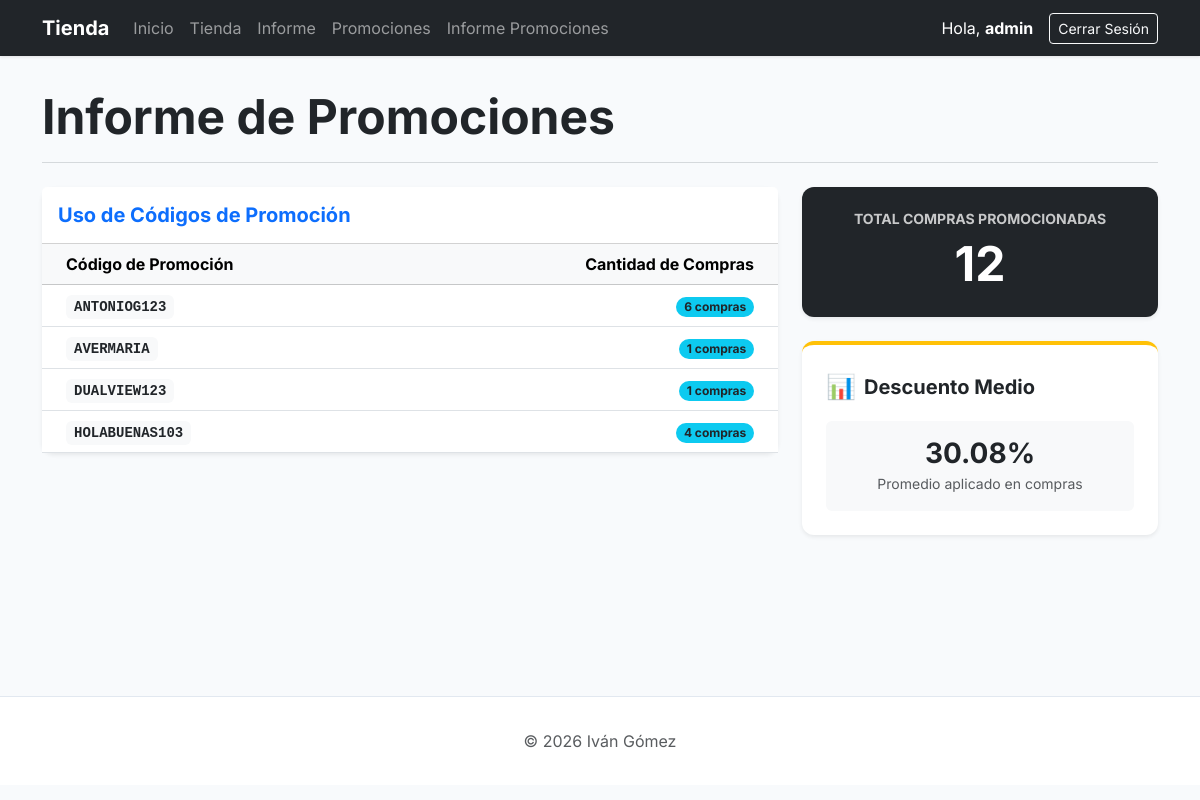
The page /tienda/admin/promociones/informes (signed in) on the database its author committed.
### core/models.py (models this page shows, shortened)
class UsuarioTienda(AbstractUser):
    vip = models.BooleanField(default=False)
    saldo = models.DecimalField(decimal_places=2, max_digits=4, null=True)

class Promocion(models.Model):
    nombre = models.CharField(max_length=50)
    codigo = models.CharField(max_length=20, unique=True)
    descuento = models.IntegerField()
    fecha_inicio = models.DateField(auto_now_add=True)
    fecha_fin = models.DateField()

### core/views.py (the view)
# urls.py: path('tienda/admin/promociones/informes', ver_informe_promociones, name='informe_promociones')
def ver_informe_promociones(request):
    query = Promocion.objects.annotate(Count('compras'))
    total_promos = Promocion.objects.aggregate(Count('compras'))
    media_compras_promo = Promocion.objects.aggregate(Avg('compras__promocion__descuento'))
    return render(request, 'core/informe_promociones.html', {'promociones':query, 'total':total_promos, 'descuento_medio':media_compras_promo})

### core/templates/core/informe_promociones.html (shortened to what this page needs)
{% extends 'core/base.html' %}
{% block tittle_section %}Informe de Promociones{% endblock %}
{% block content %}
<div class="row g-4">
    <div class="col-lg-8">
        <div class="card shadow-sm border-0">
            <div class="card-header bg-white py-3">
                <h5 class="card-title mb-0 fw-bold text-primary">Uso de Códigos de Promoción</h5>
            </div>
            <div class="table-responsive">
                <table class="table table-hover align-middle mb-0">
                    <thead class="table-light">
                        <tr>
                            <th scope="col" class="ps-4">Código de Promoción</th>
                            <th scope="col" class="text-end pe-4">Cantidad de Compras</th>
                        </tr>
                    </thead>
                    <tbody>
                        {% for promocion in promociones %}
                        <tr>
                            <td class="ps-4">
                                <code class="fw-bold text-dark bg-light px-2 py-1 rounded">{{promocion.codigo}}</code>
                            </td>
                            <td class="text-end pe-4">
                                <span class="badge rounded-pill bg-info text-dark">
                                    {{promocion.compras__count}} compras
                                </span>
                            </td>
                        </tr>
                        {% endfor %}
                    </tbody>
                </table>
            </div>
        </div>
    </div>
    <div class="col-lg-4">
        <div class="card shadow-sm border-0 mb-4 bg-dark text-white">
            <div class="card-body p-4 text-center">
                <h6 class="text-uppercase opacity-75 small fw-bold mb-2">Total Compras Promocionadas</h6>
                <h2 class="display-5 fw-bold mb-0">{{total.compras__count}}</h2>
            </div>
        </div>
        <div class="card shadow-sm border-0 border-top border-warning border-4">
            <div class="card-body p-4">
                <div class="d-flex align-items-center mb-3">
                    <span class="fs-4 me-2">📊</span>
                    <h5 class="fw-bold mb-0">Descuento Medio</h5>
                </div>
                <div class="bg-light p-3 rounded text-center">
                    <h3 class="text-dark fw-bold mb-0">
                        {{descuento_medio.compras__promocion__descuento__avg|floatformat:2}}%
                    </h3>
                    <small class="text-muted">Promedio aplicado en compras</small>
                </div>
            </div>
        </div>
    </div>
</div>
{% endblock %}

### core/templates/core/base.html (shortened to what this page needs)
<!DOCTYPE html>
<html lang="es">
<head>
    <link href="https://cdn.jsdelivr.net/npm/bootstrap@5.3.2/dist/css/bootstrap.min.css" rel="stylesheet">
</head>
<body>
    <nav class="navbar navbar-expand-lg navbar-dark bg-dark sticky-top">
        <div class="container">
            <a class="navbar-brand fw-bold" href="{% url 'ver_producto' %}">Tienda</a>
            <div class="collapse navbar-collapse" id="navbarNav">
                <ul class="navbar-nav me-auto">
                    <li class="nav-item"><a class="nav-link" href="{% url 'ver_producto' %}">Inicio</a></li>
                    <li class="nav-item"><a class="nav-link" href="{% url 'ver_producto_tienda' %}">Tienda</a></li>
                    <li class="nav-item"><a class="nav-link" href="{% url 'informes' %}">Informe</a></li>
                    <li class="nav-item"><a class="nav-link" href="{% url 'ver_promociones' %}">Promociones</a></li>
                    <li class="nav-item"><a class="nav-link" href="{% url 'informe_promociones' %}">Informe Promociones</a></li>
                </ul>
                <div class="d-flex align-items-center">
                    {% if user.is_authenticated %}
                        <span class="navbar-text me-3 text-white">Hola, <strong>{{user.username}}</strong></span>
                        <form action="{% url 'logout' %}" method="post" class="m-0">
                            <button type="submit" class="btn btn-outline-light btn-sm">Cerrar Sesión</button>
                        </form>
                    {% else %}
                        <a href="{% url 'login' %}" class="btn btn-primary btn-sm me-3">Iniciar sesión</a>
                        <a href="{% url 'register' %}" class="btn btn-primary btn-sm">Registrarse</a>
                    {% endif %}
                </div>
            </div>
        </div>
    </nav>
    <main class="container main-container">
        <header class="mb-4">
            <h1 class="display-5 fw-bold text-dark">{% block tittle_section %}{% endblock %}</h1>
            <hr class="text-secondary opacity-25">
        </header>
        {% block content %}{% endblock %}
    </main>
    <footer class="footer">
        <div class="container text-center text-muted">
            <p class="mb-0">&copy; 2026 Iván Gómez</p>
        </div>
    </footer>
</body>
</html>

### core/templates/core/base.html (style rules this page uses)
:root { --bs-body-font-family: 'Inter', sans-serif; --primary-color: #2563eb; }
body { background-color: #f8fafc; color: #1e293b; }
.navbar { box-shadow: 0 1px 3px 0 rgba(0, 0, 0, 0.1); }
.main-container { min-height: calc(100vh - 160px); padding-top: 2rem; padding-bottom: 4rem; }
.card { border: none; box-shadow: 0 4px 6px -1px rgba(0, 0, 0, 0.1); border-radius: 12px; }
.footer { background: #fff; border-top: 1px solid #e2e8f0; padding: 2rem 0; margin-top: auto; }

### rows shown on the page
UsuarioTienda: username "admin"
Promocion: codigo "ANTONIOG123", compras__count "6"
Promocion: codigo "AVERMARIA", compras__count "1"
Promocion: codigo "DUALVIEW123", compras__count "1"
Promocion: codigo "HOLABUENAS103", compras__count "4"

### other values the page prints
{{ total.compras__count }} "12"
{{ descuento_medio.compras__promocion__descuento__avg|floatformat:2 }} "30.08"
